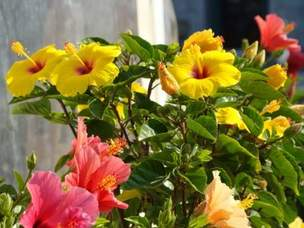
#> input picture Color Detection/images/flower.jfif, 304 x 228 px, found by its file name
$ jupyter execute color_detection.ipynb
#> lines starting #> are read from the running program, lines starting #| are printed output that depends on the picture; after the words box and inside, x2 and y2 are one past the last pixel; in counts of white or black regions, pixels touching at a corner belong together
[cell 1]
import cv2
import numpy as np
import matplotlib.pyplot as plt

[cell 2]
image=cv2.imread("flower.jfif")
#> image is the input picture: shape (228, 304, 3); mean B, G, R 57.8, 112.3, 130.2

[cell 3]
plt.figure(figsize=(20,10))
plt.imshow(image)

[cell 4]
img=cv2.cvtColor(image,cv2.COLOR_BGR2RGB)
plt.figure(figsize=(20,8))
plt.imshow(img)

[cell 5]
final_img=cv2.cvtColor(img,cv2.COLOR_RGB2HSV)
#> final_img: shape (228, 304, 3); mean H, S, V 44.3, 160.1, 137.2

[cell 6]
lower=np.array([24,100,100])
upper=np.array([34,255,255])

[cell 7]
area_of_interest=cv2.inRange(final_img,lower,upper)
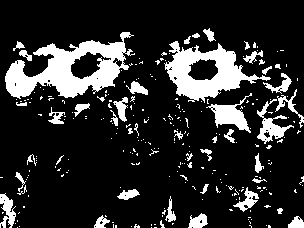
#> area_of_interest: shape (228, 304); 17.2% white; 260 white regions (214 under 20 px), largest, box (x1, y1, x2, y2) and area: (5, 32, 135, 99) 3872, (164, 41, 271, 103) 2719, (206, 93, 252, 133) 662

[cell 8]
plt.figure(figsize=(20,10))
plt.imshow(area_of_interest)

[cell 9]
result=cv2.bitwise_and(img,img,mask=area_of_interest)
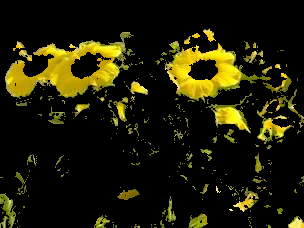
#> result: shape (228, 304, 3); mean R, G, B 31.1, 28.7, 5.5
plt.figure(figsize=(20,10))
plt.imshow(result)
